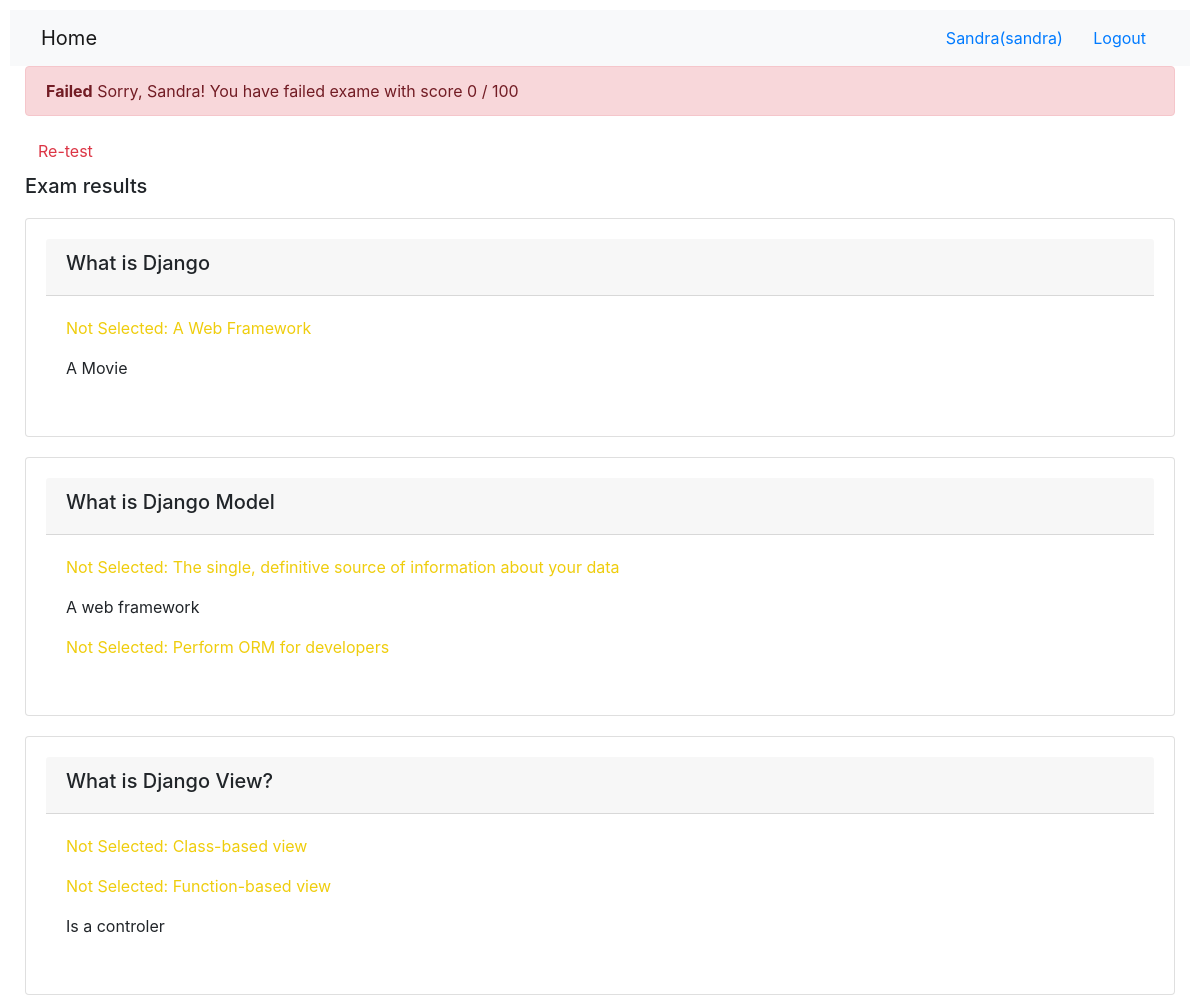
The page /onlinecourse/course/1/submission/1/result/ (signed in) on the database its author committed.
### onlinecourse/models.py (models this page shows, shortened)
class Question(models.Model):
    course = models.ForeignKey(Course, on_delete=models.CASCADE)
    question_text = models.TextField()
    grade = models.FloatField(default=0.0)
    def is_get_score(self, selected_ids):
       all_answers = self.choice_set.filter(is_correct=True).count()
       selected_correct = self.choice_set.filter(is_correct=True, id__in=selected_ids).count()
       if all_answers == selected_correct:
           return True
       else:
           return False

class Choice(models.Model):
    question = models.ForeignKey(Question, on_delete=models.CASCADE)
    content = models.CharField(max_length=1000)
    is_correct = models.BooleanField(default=False)

### onlinecourse/views.py (the view)
# urls.py: path('course/<int:course_id>/submission/<int:submission_id>/result/', views.show_exam_result, name='show_exam_result'),
def show_exam_result(request, course_id, submission_id):
    context ={}
    total = 0
    user = request.user
    course = get_object_or_404(Course, pk=course_id)
    submission = Submission.objects.get(id=submission_id)
    questions = Question.objects.filter(course=course)
    selected_choices = submission.choices.all()
    selected_ids = [obj.id for obj in selected_choices]
    answers_correct = 0
    answers_total = 0
    for question in questions:
        answers_total += 1
        is_choice_correct = question.is_get_score(selected_ids)
        if is_choice_correct == True:
            answers_correct += 1
    exam_grade = answers_correct / answers_total
    context['course'] = course
    context['selected_ids'] = selected_ids
    context['exam_grade'] = int(exam_grade*100)
    return render(request, 'onlinecourse/exam_result_bootstrap.html', context)

### onlinecourse/templates/onlinecourse/exam_result_bootstrap.html (shortened to what this page needs)
<!DOCTYPE html>
<html lang="en">
<head>
    {% load static %}
    <link rel="stylesheet" type="text/css" href="{% static 'onlinecourse/course.css' %}">
    <link rel="stylesheet" href="https://maxcdn.bootstrapcdn.com/bootstrap/4.5.2/css/bootstrap.min.css">
</head>
<body>
<nav class="navbar navbar-light bg-light">
    <div class="container-fluid">
        <div class="navbar-header">
              <a class="navbar-brand" href="{% url 'onlinecourse:index' %}">Home</a>
        </div>
        <ul class="nav navbar-nav navbar-right">
            {% if user.is_authenticated %}
            <li>
                <a class="btn btn-link" href="#">{{ user.first_name }}({{ user.username }})</a>
                <a class="btn btn-link" href="{% url 'onlinecourse:logout' %}">Logout</a>
            </li>
            {% endif %}
        </ul>
    </div>
</nav>
<div class="container-fluid">
    {% if exam_grade > 80 %}
    <div class="alert alert-success">
        <strong>Congratulations, {{ user.first_name }}!</strong> You have passed the exam and completed the course with score {{ exam_grade }} / 100
    </div>
        {% else %}
        <div class="alert alert-danger">
            <strong>Failed</strong> Sorry, {{ user.first_name }}! You have failed exame with score {{ exam_grade }} / 100
        </div>
        <a class="btn btn-link text-danger" href="{% url 'onlinecourse:course_details' course.id %}">Re-test</a>
        {% endif %}
        <div class="card-columns-vertical mt-1">
            <h5 class="">Exam results</h5>
            <div class="card-columns-vertical">
                {% for question in course.question_set.all %}
                <div class="card">
                    <div class="card-header">
                        <h5>{{ question.question_text}}</h5>
                    </div>
                    <div class="card-body">
                    {% for choice in question.choice_set.all %}
                        {% if choice.id in selected_ids %}
                            {% if choice.is_correct == True %}
                                <p style="color:rgb(49, 199, 62);">Correct answer: {{ choice.content }}</p>
                            {% else %}
                                <p style="color:rgb(238, 9, 9);">Inorrect answer: {{ choice.content }}</p>
                            {% endif %}
                        {% else %}
                            {% if choice.is_correct == True %}
                                <p style="color:rgb(239, 205, 13);">Not Selected: {{ choice.content }}</p>
                            {% else %}
                                <p>{{ choice.content }}</p>
                            {% endif %}
                        {% endif %}
                    {% endfor %}
                    </div>
                </div>
                {% endfor %}
            </div>
        </div>
    </div>
</body>
</html>

### static/onlinecourse/course.css (style rules this page uses)
body { font-family: Arial, Helvetica, sans-serif; }
* { box-sizing: border-box }
body { font-family: Arial; padding: 10px; background: #ececec; }
.card { background-color: white; padding: 20px; margin-top: 20px; }

### rows shown on the page
Question: question_text "What is Django"
Choice: content "A Web Framework"
Choice: content "A Movie"
Question: question_text "What is Django Model"
Choice: content "The single, definitive source of information about your data"
Choice: content "A web framework"
Choice: content "Perform ORM for developers"
Question: question_text "What is Django View?"
Choice: content "Class-based view"
Choice: content "Function-based view"
Choice: content "Is a controler"

### other values the page prints
{{ user.first_name }} "Sandra"
{{ user.username }} "sandra"
{{ exam_grade }} "0"
